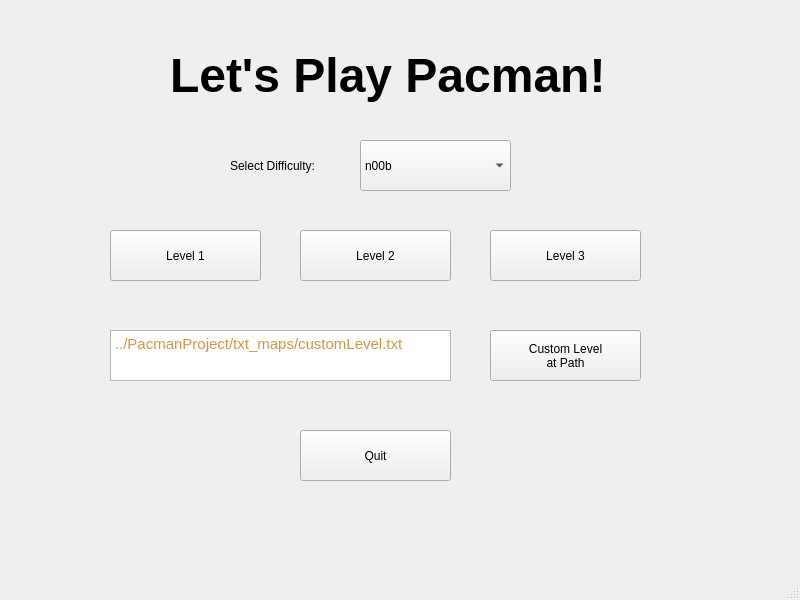
<?xml version="1.0" encoding="UTF-8"?>
<ui version="4.0">
 <class>mainMenu</class>
 <widget class="QMainWindow" name="mainMenu">
  <property name="geometry">
   <rect>
    <x>0</x>
    <y>0</y>
    <width>800</width>
    <height>600</height>
   </rect>
  </property>
  <property name="windowTitle">
   <string>mainMenu</string>
  </property>
  <widget class="QWidget" name="centralwidget">
   <widget class="QPushButton" name="playLevel1">
    <property name="geometry">
     <rect>
      <x>110</x>
      <y>230</y>
      <width>151</width>
      <height>51</height>
     </rect>
    </property>
    <property name="text">
     <string>Level 1</string>
    </property>
   </widget>
   <widget class="QPushButton" name="playLevel2">
    <property name="geometry">
     <rect>
      <x>300</x>
      <y>230</y>
      <width>151</width>
      <height>51</height>
     </rect>
    </property>
    <property name="text">
     <string>Level 2</string>
    </property>
   </widget>
   <widget class="QPushButton" name="playLevel3">
    <property name="geometry">
     <rect>
      <x>490</x>
      <y>230</y>
      <width>151</width>
      <height>51</height>
     </rect>
    </property>
    <property name="text">
     <string>Level 3</string>
    </property>
   </widget>
   <widget class="QLabel" name="label">
    <property name="geometry">
     <rect>
      <x>170</x>
      <y>40</y>
      <width>471</width>
      <height>71</height>
     </rect>
    </property>
    <property name="font">
     <font>
      <family>Ubuntu</family>
      <pointsize>36</pointsize>
      <weight>75</weight>
      <italic>false</italic>
      <bold>true</bold>
     </font>
    </property>
    <property name="text">
     <string>Let's Play Pacman!</string>
    </property>
   </widget>
   <widget class="QPushButton" name="quitButton">
    <property name="geometry">
     <rect>
      <x>300</x>
      <y>430</y>
      <width>151</width>
      <height>51</height>
     </rect>
    </property>
    <property name="text">
     <string>Quit</string>
    </property>
   </widget>
   <widget class="QPushButton" name="playCustomLevel">
    <property name="geometry">
     <rect>
      <x>490</x>
      <y>330</y>
      <width>151</width>
      <height>51</height>
     </rect>
    </property>
    <property name="text">
     <string>Custom Level
at Path</string>
    </property>
   </widget>
   <widget class="QTextEdit" name="customLevelPathInput">
    <property name="geometry">
     <rect>
      <x>110</x>
      <y>330</y>
      <width>341</width>
      <height>51</height>
     </rect>
    </property>
    <property name="html">
     <string>&lt;!DOCTYPE HTML PUBLIC &quot;-//W3C//DTD HTML 4.0//EN&quot; &quot;http://www.w3.org/TR/REC-html40/strict.dtd&quot;&gt;
&lt;html&gt;&lt;head&gt;&lt;meta name=&quot;qrichtext&quot; content=&quot;1&quot; /&gt;&lt;style type=&quot;text/css&quot;&gt;
p, li { white-space: pre-wrap; }
&lt;/style&gt;&lt;/head&gt;&lt;body style=&quot; font-family:'Ubuntu'; font-size:11pt; font-weight:400; font-style:normal;&quot;&gt;
&lt;p style=&quot; margin-top:0px; margin-bottom:0px; margin-left:0px; margin-right:0px; -qt-block-indent:0; text-indent:0px;&quot;&gt;&lt;span style=&quot; color:#d69545;&quot;&gt;../PacmanProject/txt_maps/customLevel.txt&lt;/span&gt;&lt;/p&gt;&lt;/body&gt;&lt;/html&gt;</string>
    </property>
   </widget>
   <widget class="QComboBox" name="difficultySelection">
    <property name="geometry">
     <rect>
      <x>360</x>
      <y>140</y>
      <width>151</width>
      <height>51</height>
     </rect>
    </property>
    <item>
     <property name="text">
      <string>n00b</string>
     </property>
    </item>
    <item>
     <property name="text">
      <string>Medium</string>
     </property>
    </item>
    <item>
     <property name="text">
      <string>Hardcore</string>
     </property>
    </item>
   </widget>
   <widget class="QLabel" name="label_2">
    <property name="geometry">
     <rect>
      <x>230</x>
      <y>140</y>
      <width>121</width>
      <height>51</height>
     </rect>
    </property>
    <property name="text">
     <string>Select Difficulty:</string>
    </property>
   </widget>
  </widget>
  <widget class="QMenuBar" name="menubar">
   <property name="geometry">
    <rect>
     <x>0</x>
     <y>0</y>
     <width>800</width>
     <height>22</height>
    </rect>
   </property>
  </widget>
  <widget class="QStatusBar" name="statusbar"/>
 </widget>
 <resources/>
 <connections/>
</ui>
